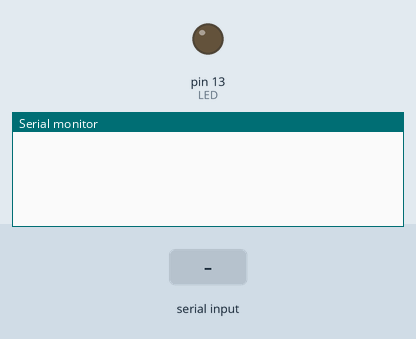
This sketch was run on a simulated Arduino Uno, built with avr-gcc and run on an emulated ATmega328P. On the bench: output pins drawn as LEDs (lit = HIGH), the last lines printed to the serial monitor. The test bench sets the inputs (shaded band).

Above: at 1.2 s.
1.3 s: "HI" received over the second serial link
At 2.4 s:
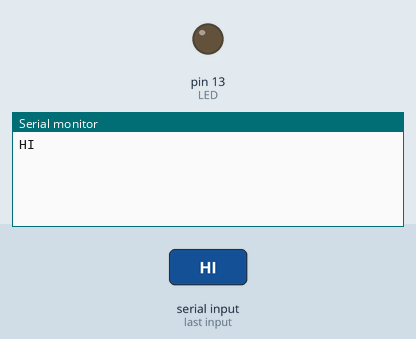
3.2 s: "LO" received over the second serial link
At 4.8 s:
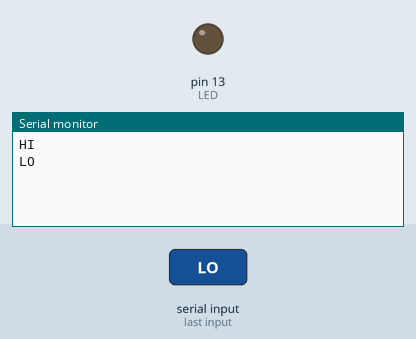
5.1 s: "1" received over the second serial link
At 6.5 s:
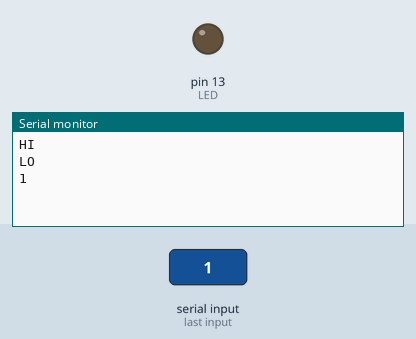

The sketch:

main.ino
```cpp
#include <SoftwareSerial.h>

#define LED 13

String incomingString;

SoftwareSerial lora(19,18);

void setup()
{
  pinMode(LED, OUTPUT);
  Serial.begin(9600);
  lora.begin(9600);
  lora.setTimeout(500);
}

void loop()
{
  if (lora.available()) {

    incomingString = lora.readString();
    Serial.println(incomingString);

    char dataArray[30];
    incomingString.toCharArray(dataArray,30);
    char* data = strtok(dataArray, ",");
    data = strtok(NULL, ",");
    data = strtok(NULL, ",");
    Serial.println(data);

    if (strcmp(data,"HI") == 0) {
      digitalWrite(LED, LOW);
      delay(50);
    }

    if (strcmp(data,"LO") == 0) {
      digitalWrite(LED, HIGH);
      delay(50);
    }
  }
}
```

Measured:
- after the input at 1.3 s, the serial monitor: prints a new line after 0.50 s (image 1)
- after the input at 3.2 s, the serial monitor: prints a new line after 0.50 s (image 2)
- after the input at 5.1 s, the serial monitor: prints a new line after 0.50 s (image 3)
